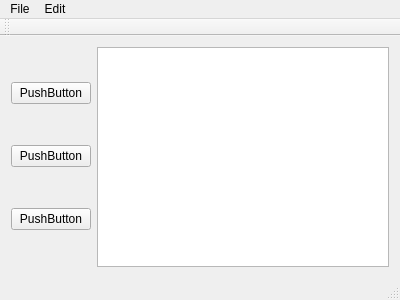
<?xml version="1.0" encoding="UTF-8"?>
<ui version="4.0">
 <class>MainWindow</class>
 <widget class="QMainWindow" name="MainWindow">
  <property name="geometry">
   <rect>
    <x>0</x>
    <y>0</y>
    <width>400</width>
    <height>300</height>
   </rect>
  </property>
  <property name="windowTitle">
   <string>MainWindow</string>
  </property>
  <widget class="QWidget" name="centralWidget">
   <layout class="QHBoxLayout" name="horizontalLayout_2">
    <item>
     <layout class="QVBoxLayout" name="verticalLayout">
      <item>
       <widget class="QPushButton" name="pushButton">
        <property name="text">
         <string>PushButton</string>
        </property>
       </widget>
      </item>
      <item>
       <widget class="QPushButton" name="pushButton_3">
        <property name="text">
         <string>PushButton</string>
        </property>
       </widget>
      </item>
      <item>
       <widget class="QPushButton" name="pushButton_2">
        <property name="text">
         <string>PushButton</string>
        </property>
       </widget>
      </item>
     </layout>
    </item>
    <item>
     <widget class="QGraphicsView" name="graphicsView"/>
    </item>
   </layout>
  </widget>
  <widget class="QMenuBar" name="menuBar">
   <property name="geometry">
    <rect>
     <x>0</x>
     <y>0</y>
     <width>400</width>
     <height>25</height>
    </rect>
   </property>
   <widget class="QMenu" name="menuFile">
    <property name="title">
     <string>File</string>
    </property>
   </widget>
   <widget class="QMenu" name="menuEdit">
    <property name="title">
     <string>Edit</string>
    </property>
   </widget>
   <addaction name="menuFile"/>
   <addaction name="menuEdit"/>
  </widget>
  <widget class="QToolBar" name="mainToolBar">
   <attribute name="toolBarArea">
    <enum>TopToolBarArea</enum>
   </attribute>
   <attribute name="toolBarBreak">
    <bool>false</bool>
   </attribute>
  </widget>
  <widget class="QStatusBar" name="statusBar"/>
 </widget>
 <layoutdefault spacing="6" margin="11"/>
 <resources/>
 <connections/>
</ui>
